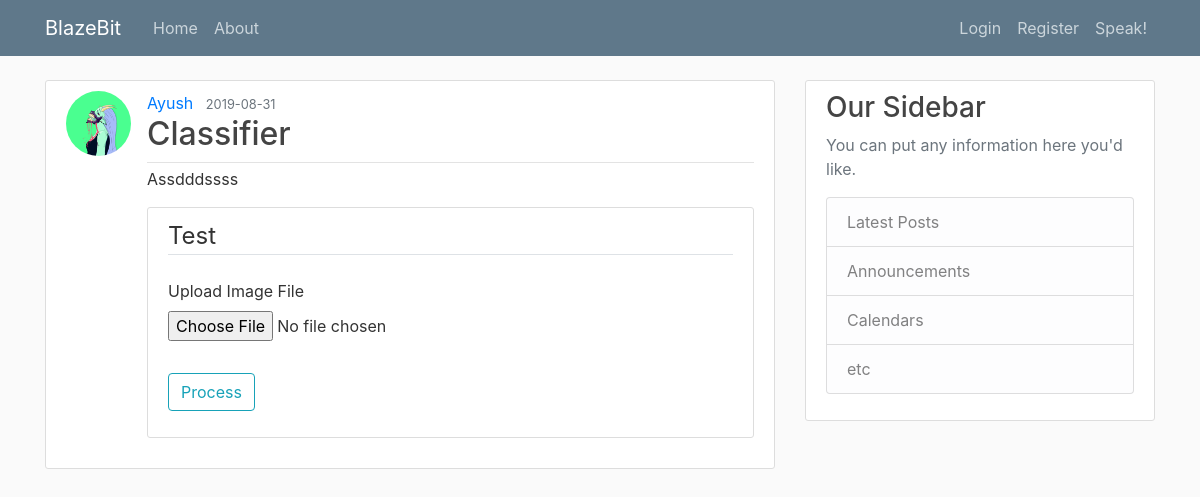
Screenshot of /test_model/1 with the database file from the repository.
### flask_blog/model.py (models this page shows, shortened)
class User(db.Model, UserMixin):
	id = db.Column(db.Integer, primary_key=True)
	username = db.Column(db.String(20), unique=True, nullable=False)
	email = db.Column(db.String(120), unique=True, nullable=False)
	image_file = db.Column(db.String(120), nullable=False, default='default.jpg')
	password = db.Column(db.String(60), nullable=False)
	posts = db.relationship('Post', backref='author', lazy=True)
	comments = db.relationship('PostComment', backref='comment_author', lazy=True)
	models = db.relationship('UserModel', backref='model_author', lazy=True)

class UserModel(db.Model):
	id = db.Column(db.Integer, primary_key=True)
	name = db.Column(db.String(100), nullable=False, default='Model')
	date_posted = db.Column(db.DateTime, nullable=False, default=datetime.utcnow)
	description = db.Column(db.String(10000), nullable=False, default='None')
	model_code = db.Column(db.String(120), nullable=False)
	model_test = db.Column(db.String(120), nullable=False)
	model_hdf5 = db.Column(db.String(120), nullable=False)
	price = db.Column(db.Integer, nullable=False)
	validation_datatype = db.Column(db.String(4), nullable=False)
	user_id = db.Column(db.Integer, db.ForeignKey('user.id'), nullable=False)

### flask_blog/models/routes.py (the view, shortened to what this page needs)
@login_required
@models.route("/test_model/<int:model_id>", methods=['POST', 'GET'])
def test_model(model_id):
	model = UserModel.query.get_or_404(model_id)
	try:
		if model.validation_datatype == 'image':
			form1 = TestModel_Image()
			return render_template('test_model.html', form=form1, model=model)
		else:
			form1 = TestModel_CSV()
			return render_template('test_model.html', form=form1, model=model)
	except:
		return render_template('errors/500.html')

### flask_blog/models/forms.py
class TestModel_Image(FlaskForm):
	test_file = FileField('Upload Image File', validators=[FileAllowed(['jpeg','png','jpg']), FileRequired()])
	submit = SubmitField('Test')

### flask_blog/templates/test_model.html (shortened to what this page needs)
{% extends "layout.html" %}
{% block content %}
<article class="media content-section">
    <img class="rounded-circle article-img"
        src="{{ url_for('static', filename='profile_pics/' + model.model_author.image_file) }}">
    <div class="media-body">
        <div class="article-metadata">
            <a class="mr-2" href="">{{ model.model_author.username }}</a>
            <small class="text-muted">{{ model.date_posted.strftime('%Y-%m-%d') }}</small>
            <h2 class="article-title">{{ model.name }}</h2>
        </div>
        <div>
            <p>{{ model.description }}</p>
        </div>
        <div class="content-section">
            <form method="POST" action="" enctype="multipart/form-data">
                <fieldset class="form-group">
                    <legend class="border-bottom mb-4">Test</legend>
                    <div class="form-group">
                        {{ form.test_file.label() }}
                        {{ form.test_file(class="form-control-file") }}
                    </div>
                </fieldset>
                <div class="form-group">
                    {{ form.submit(class="btn btn-outline-info", value="Process") }}
                </div>
            </form>
        </div>
    </div>
</article>
{% endblock content %}

### flask_blog/static/main.css (style rules this page uses)
body { background: #fafafa; color: #333333; margin-top: 5rem; }
h1, h2, h3, h4, h5, h6 { color: #444444; }
.content-section { background: #ffffff; padding: 10px 20px; border: 1px solid #dddddd; border-radius: 3px; margin-bottom: 20px; }
.article-title { color: #444444; }
.article-img { height: 65px; width: 65px; margin-right: 16px; }
.article-metadata { padding-bottom: 1px; margin-bottom: 4px; border-bottom: 1px solid #e3e3e3 }

### rows the page displays
User: image_file (picture), model_author.username "Ayush"
UserModel: date_posted "2019-08-31", name "Classifier", description "Assdddssss"
